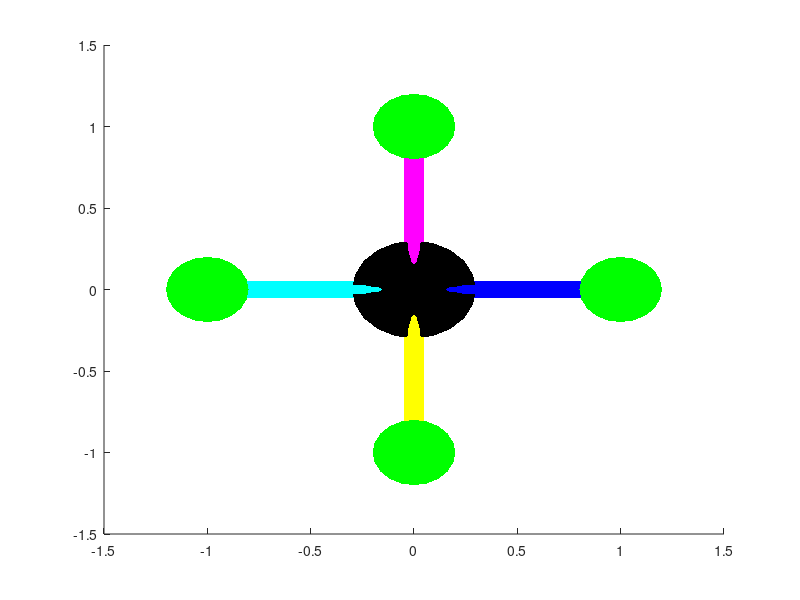

Write MATLAB code to recreate this figure. (Note: this script raises an error after producing the figure.)
%%
function Simulator()
    % Construct the Quadcopter System.
	% Initialize the Quadcopter State
    state = setup_state();
    state = setup_paint(state);

    % Simulate the Quadcopter.
    for i = 1:1000
        % Apply control.
        state = apply_control(state);
                
        % Compute all state variables (Omega, Acceleration, Omegadot).
        state = update_omega(state);
        state = update_acceleration(state);
        state = update_omegadot(state);
        
        % Advance state.
        state = advance(state);
        
        % Visualize the current state.
        paint(state);
    end
end

%%
function state = setup_state()
    % Physical constants.
    g = 9.81;      % gravitational acceleration m/sec^2
    m = 0.8;       % mass in kg
    L = 0.25;      % length of arms in m
    
    k = 3e-3;      % 
    kb = 1e-7;     % Drag Coefficient
    kd = 0.25;     % Drag Constant derived by using air flow, propeller sizes and air drag coefficient. 
    Ix = 5e-3;     % Moment of Inertia in X Euclidian Axis
    Iy = 5e-3;     % Moment of Inertia in Y Euclidean Axis
    Iz = 10e-3;    % Moment of Inertia in Z Euclidean Axis
    dt = 1e-2;     % Simulation Step Size in Seconds
    
    % state parameters
    x         = [0; 0; 50];    % x, y, z location of the quadcopter Center of Gravity. 
    R         = zeros(3, 3);   % Rotation Matrix from Euclidian Linear to roll, pitch and yaw. 
    W         = zeros(3, 3);   % Translation Matrix from Euclidean roll, pitch and Yaw to Body Frame.
    xdot      = zeros(3, 1);   % Velocity in x, y and z directions. 
    a         = zeros(3, 1);   % acceleration in x, y and z directiions. 
    omega     = zeros(3, 1);   % angular velocity around x, y and z axis. 
    omegadot  = zeros(3, 1);   % angular acceleration around x, y and z axis.
    theta     = zeros(3, 1);   % roll pitch and yaw of the quadcopter.
    
    % add some initial thetadot
    thetadot  = rand(3, 1);    % angular velocities of roll, pitch and yaw of the quadcopter. 
    
    % control parameters
    thrust = 0;                % Total thrust on the quadcopter in body frame
                               % Thrust generated by motors.
                               
    integral  = zeros(3, 1);   % Integral of the out over time for integral component of the pid controller
    error     = zeros(3, 1);   % reference signal based on the pid product of out and pid values. 
    tau       = zeros(3, 1);   % torques generated by the control system.
    
    P = 9;                     % sample pid- proporional value. 
    I = -1;                    % sample pid - integral value. 
    D = 5;                     % sample pid - derivative value. 
    pid = [P; I; D];           % pid values for the state variable. 
    
    
    
    % graphics object
    t = hgtransform;
    
    % Struct given to the controller. Controller may store its persistent state in it.
    state = struct('dt',       dt,       ...
                   'Ix',       Ix,       ...
                   'Iy',       Iy,       ...
                   'Iz',       Iz,       ...
                   'k',        k,        ...
                   'kd',       kd,       ...
                   'D',        D,        ...
                   'P',        P,        ...
                   'I',        I,        ...
                   'L',        L,        ...
                   'kb',       kb,       ...
                   'm',        m,        ...
                   'g',        g,        ...
                   'x',        x,        ...
                   'a',        a,        ...
                   'R',        R,        ...
                   'W',        W,        ...
                   't',        t,        ...
                   'pid',      pid,      ...
                   'xdot',     xdot,     ...
                   'omega',    omega,    ...
                   'omegadot', omegadot, ...
                   'tau',      tau,      ...
                   'theta',    theta,    ...
                   'thetadot', thetadot, ...
                   'thrust',   thrust,   ... 
                   'integral', integral, ...
                   'error',    error);
end



% Compute rotation matrix for a set of angles.
function state = update_R(state)
    phi   = state.theta(1);
    theta = state.theta(2);
    psi   = state.theta(3);
    R =[ cos(psi)*cos(theta), cos(psi)*sin(phi)*sin(theta) - cos(phi)*sin(psi), sin(phi)*sin(psi) + cos(phi)*cos(psi)*sin(theta)
         cos(theta)*sin(psi), cos(phi)*cos(psi) + sin(phi)*sin(psi)*sin(theta), cos(phi)*sin(psi)*sin(theta) - cos(psi)*sin(phi)
                 -sin(theta),                              cos(theta)*sin(phi),                              cos(phi)*cos(theta)
       ];
    state.R = R;
end

% Update Translation between Body and Euclidian Frames.
function state = update_W(state)
    phi   = state.theta(1);
    theta = state.theta(2);
    W = [
            1, 0,         -sin(theta)
            0, cos(phi),  cos(theta)*sin(phi)
            0, -sin(phi), cos(theta)*cos(phi)
    ];
    state.W = W;
end

function state = setup_paint(state)
    grid off
    shading interp
    view(3)

    % Base
    [x1,y1,z1] = cylinder([0.3 0.3 0 0 0 0 0]);
    % Arms
    [x2,y2,z2] = cylinder(0.05);
    % Motors
    [x3,y3,z3] = cylinder([0.2 0.2 0 0]);

    h(1) = surface(x1,y1,0.2*z1,'FaceColor','black', 'edgecolor','none');
    h(2) = surface(x1,y1,-0.2*z1,'FaceColor','white', 'edgecolor','none');
    h(3) = surface(z2,x2,y2,'FaceColor','blue', 'edgecolor','none');
    h(4) = surface(-z2,x2,y2,'FaceColor','cyan', 'edgecolor','none');
    h(5) = surface(y2,z2,x2,'FaceColor','magenta', 'edgecolor','none');
    h(6) = surface(y2,-z2,x2,'FaceColor','yellow', 'edgecolor','none');
    h(7) = surface(x3-1, y3, 0.2*z3,'FaceColor','green', 'edgecolor','none');
    h(8) = surface(x3-1, y3, -0.2*z3,'FaceColor','red', 'edgecolor','none');
    h(9) = surface(x3+1, y3, 0.2*z3,'FaceColor','green', 'edgecolor','none');
    h(10) = surface(x3+1, y3, -0.2*z3,'FaceColor','red', 'edgecolor','none');
    h(11) = surface(x3, y3-1, 0.2*z3,'FaceColor','green', 'edgecolor','none');
    h(12) = surface(x3, y3-1, -0.2*z3,'FaceColor','red', 'edgecolor','none');
    h(13) = surface(x3, y3+1, 0.2*z3,'FaceColor','green', 'edgecolor','none');
    h(14) = surface(x3, y3+1, -0.2*z3,'FaceColor','red', 'edgecolor','none');
    set(h, 'Parent', state.t);
    Txyz = makehgtform('translate', state.x); % Translation matrix in space with respect x, y and z.
    set(state.t, 'Matrix', Txyz);
end

%%
function state = apply_control(state)
    Ix = state.Ix;
    Iy = state.Iy;
    Iz = state.Iz;
    k  = state.k;
    L  = state.L;
    kb  = state.kb;
    in = zeros(4, 1);
    
    % Compute total thrust.
    state.thrust = state.m*state.g/...
        (cos(state.theta(1))*cos(state.theta(2)));
     
    
    % Compute error.
    state.error = state.pid(1)*state.theta ...
        + state.pid(2)*state.integral + state.pid(3)*state.thetadot;
    
    e1  = state.error(1);
    e2  = state.error(2);
    e3  = state.error(3);
    
    % Update controller state.
    state.integral = state.integral + state.theta * state.dt;
    
    % Optional: Prevent wind-up.
    if max(abs(state.integral)) > 0.1*state.dt
        % "wind-up".
        state.integral = zeros(3, 1);
    end
    
    % Compute input.
    in(1) = state.thrust/(4*k) - e1*Ix/(2*k*L)              - e3*Iz/(4*kb);
    in(2) = state.thrust/(4*k)              - e2*Iy/(2*k*L) + e3*Iz/(4*kb);
    in(3) = state.thrust/(4*k) + e1*Ix/(2*k*L)              - e3*Iz/(4*kb);
    in(4) = state.thrust/(4*k)              + e2*Iy/(2*k*L) + e3*Iz/(4*kb);
    
    state.tau = [
        L*k*(in(1) - in(3))
        L*k*(in(2) - in(4))
        kb* (in(1) - in(2) + in(3) - in(4))
    ];
end

% Compute acceleration in Euclidian/Inertial reference frame.
function state = update_acceleration(state)
    state = update_R(state);
    T = state.R * [0; 0; state.thrust];
    state.a = [0; 0; -state.g] + T/state.m - state.kd*state.xdot/state.m;
end

% Convert derivatives of the theta to angular velocity omega.
function state = update_omega(state)
    state = update_W(state);
    state.omega = state.W * state.thetadot;
end

% Compute angular acceleration in body frame.
function state = update_omegadot(state)
    tau = state.tau;
    I = diag([state.Ix; state.Iy; state.Iz]);
    state.omegadot = I\(tau - cross(state.omega, I*state.omega));
end



%%
function state = advance(state)

    % TODO
    state.omega = state.omega + state.omegadot * state.dt;
    state        = update_thetadot(state);
    % TODO
    state.theta = state.theta + state.thetadot * state.dt;
    
    % TODO
    state.xdot = state.xdot + state.a * state.dt;
    % TODO
    state.x = state.x + state.xdot * state.dt;
end

% Convert omega to roll, pitch, and yaw derivatives.
function state = update_thetadot(state)
    state = update_W(state);
    % TODO
    state.thetadot = state.W \ state.omega;
end


function paint(state)
    Rx = makehgtform('xrotate', state.theta(1)); % Rotation matrix around X axis.
    Ry = makehgtform('yrotate', state.theta(2)); % Rotation matrix around Y axis.
    Rz = makehgtform('zrotate', state.theta(3)); % Rotation matrix around Z axis.
    Txyz = makehgtform('translate', state.x);    % Translation matix in space with respect x, y and z. 
    set(state.t, 'Matrix', Txyz*Rz*Ry*Rx);       % Translate and rotate with respect to absolute position. 

    pause(state.dt)                              % delay by simulation step for close to realistic scenario.    
    drawnow                                      % draw the changes and update the figure. 
end

